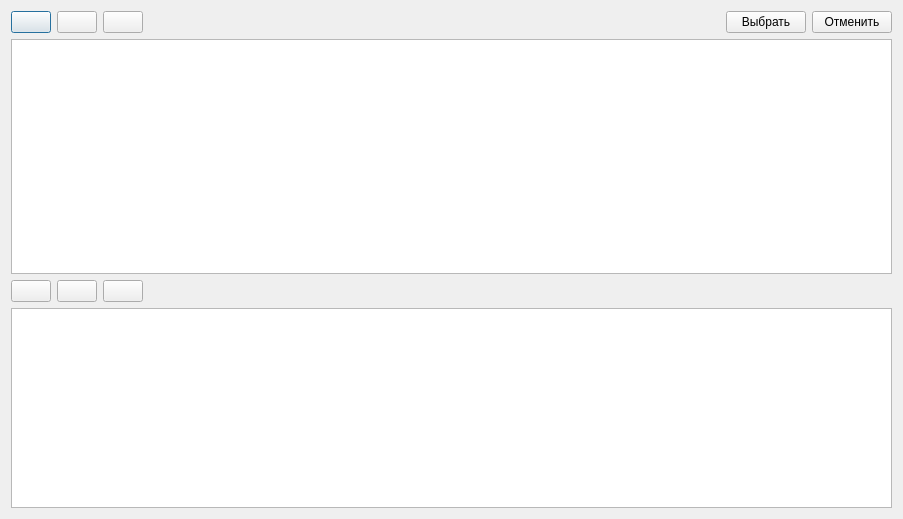
<?xml version="1.0" encoding="UTF-8"?>
<ui version="4.0">
 <class>Dialog</class>
 <widget class="QDialog" name="Dialog">
  <property name="geometry">
   <rect>
    <x>0</x>
    <y>0</y>
    <width>903</width>
    <height>519</height>
   </rect>
  </property>
  <property name="windowTitle">
   <string>Справочник испытателей</string>
  </property>
  <layout class="QVBoxLayout" name="verticalLayout">
   <item>
    <layout class="QHBoxLayout" name="horizontalLayout_2">
     <item>
      <widget class="QPushButton" name="pushButton">
       <property name="toolTip">
        <string>Добавить</string>
       </property>
       <property name="text">
        <string/>
       </property>
       <property name="icon">
        <iconset>
         <normaloff>:/ico/ico/Play_Red_128.png</normaloff>:/ico/ico/Play_Red_128.png</iconset>
       </property>
       <property name="iconSize">
        <size>
         <width>24</width>
         <height>24</height>
        </size>
       </property>
      </widget>
     </item>
     <item>
      <widget class="QPushButton" name="pushButton_2">
       <property name="toolTip">
        <string>Изменить</string>
       </property>
       <property name="text">
        <string/>
       </property>
       <property name="icon">
        <iconset>
         <normaloff>../../Users/Александр/.designer/ElectroLab/trunk/electrolab/gui/ui/ico/pencil_32.png</normaloff>../../Users/Александр/.designer/ElectroLab/trunk/electrolab/gui/ui/ico/pencil_32.png</iconset>
       </property>
       <property name="iconSize">
        <size>
         <width>24</width>
         <height>24</height>
        </size>
       </property>
      </widget>
     </item>
     <item>
      <widget class="QPushButton" name="pushButton_3">
       <property name="toolTip">
        <string>Удалить</string>
       </property>
       <property name="text">
        <string/>
       </property>
       <property name="icon">
        <iconset>
         <normaloff>../../Users/Александр/.designer/ElectroLab/trunk/electrolab/gui/ui/ico/trash_32.png</normaloff>../../Users/Александр/.designer/ElectroLab/trunk/electrolab/gui/ui/ico/trash_32.png</iconset>
       </property>
       <property name="iconSize">
        <size>
         <width>24</width>
         <height>24</height>
        </size>
       </property>
      </widget>
     </item>
     <item>
      <widget class="QLabel" name="label">
       <property name="text">
        <string/>
       </property>
      </widget>
     </item>
     <item>
      <spacer name="horizontalSpacer_2">
       <property name="orientation">
        <enum>Qt::Horizontal</enum>
       </property>
       <property name="sizeHint" stdset="0">
        <size>
         <width>40</width>
         <height>20</height>
        </size>
       </property>
      </spacer>
     </item>
     <item>
      <widget class="QPushButton" name="pushButton_7">
       <property name="text">
        <string>Выбрать</string>
       </property>
      </widget>
     </item>
     <item>
      <widget class="QPushButton" name="pushButton_8">
       <property name="text">
        <string>Отменить</string>
       </property>
      </widget>
     </item>
    </layout>
   </item>
   <item>
    <widget class="QTableView" name="tableView">
     <property name="font">
      <font>
       <pointsize>8</pointsize>
      </font>
     </property>
     <property name="sortingEnabled">
      <bool>true</bool>
     </property>
    </widget>
   </item>
   <item>
    <layout class="QHBoxLayout" name="horizontalLayout_3">
     <item>
      <widget class="QPushButton" name="pushButton_4">
       <property name="toolTip">
        <string>Добавить</string>
       </property>
       <property name="text">
        <string/>
       </property>
       <property name="icon">
        <iconset>
         <normaloff>:/ico/ico/Play_Red_128.png</normaloff>:/ico/ico/Play_Red_128.png</iconset>
       </property>
       <property name="iconSize">
        <size>
         <width>24</width>
         <height>24</height>
        </size>
       </property>
      </widget>
     </item>
     <item>
      <widget class="QPushButton" name="pushButton_5">
       <property name="toolTip">
        <string>Изменить</string>
       </property>
       <property name="text">
        <string/>
       </property>
       <property name="icon">
        <iconset>
         <normaloff>../../Users/Александр/.designer/ElectroLab/trunk/electrolab/gui/ui/ico/pencil_32.png</normaloff>../../Users/Александр/.designer/ElectroLab/trunk/electrolab/gui/ui/ico/pencil_32.png</iconset>
       </property>
       <property name="iconSize">
        <size>
         <width>24</width>
         <height>24</height>
        </size>
       </property>
      </widget>
     </item>
     <item>
      <widget class="QPushButton" name="pushButton_6">
       <property name="toolTip">
        <string>Удалить</string>
       </property>
       <property name="text">
        <string/>
       </property>
       <property name="icon">
        <iconset>
         <normaloff>../../Users/Александр/.designer/ElectroLab/trunk/electrolab/gui/ui/ico/trash_32.png</normaloff>../../Users/Александр/.designer/ElectroLab/trunk/electrolab/gui/ui/ico/trash_32.png</iconset>
       </property>
       <property name="iconSize">
        <size>
         <width>24</width>
         <height>24</height>
        </size>
       </property>
      </widget>
     </item>
     <item>
      <widget class="QLabel" name="label_2">
       <property name="text">
        <string/>
       </property>
      </widget>
     </item>
     <item>
      <spacer name="horizontalSpacer_3">
       <property name="orientation">
        <enum>Qt::Horizontal</enum>
       </property>
       <property name="sizeHint" stdset="0">
        <size>
         <width>40</width>
         <height>20</height>
        </size>
       </property>
      </spacer>
     </item>
    </layout>
   </item>
   <item>
    <widget class="QTableView" name="tableView_2">
     <property name="minimumSize">
      <size>
       <width>0</width>
       <height>200</height>
      </size>
     </property>
     <property name="maximumSize">
      <size>
       <width>16777215</width>
       <height>200</height>
      </size>
     </property>
     <property name="font">
      <font>
       <pointsize>8</pointsize>
      </font>
     </property>
     <property name="sortingEnabled">
      <bool>true</bool>
     </property>
    </widget>
   </item>
  </layout>
 </widget>
 <resources/>
 <connections/>
</ui>
